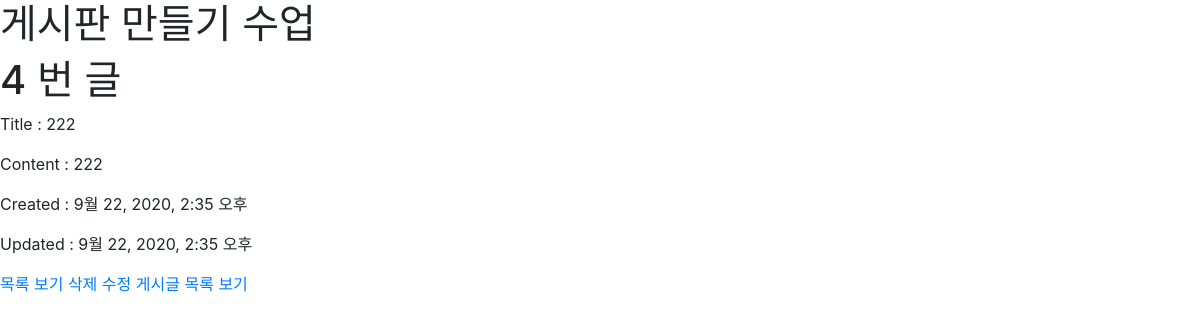
Page /articles/4/ on the earlier database version.
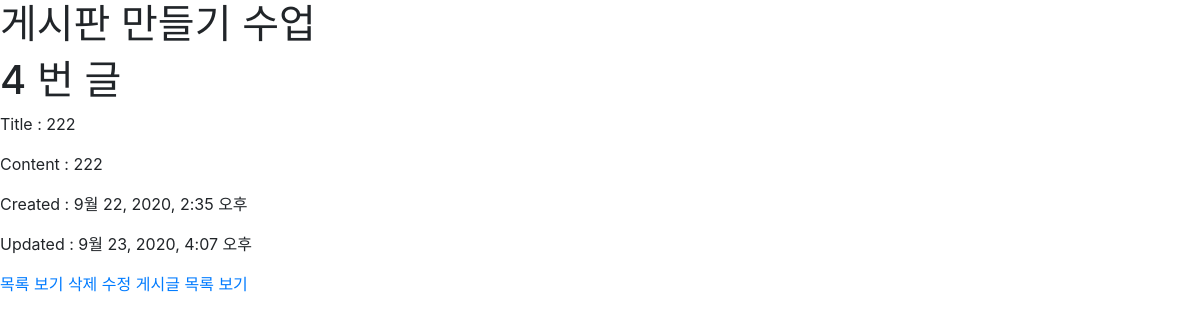
Same page on the later database version.
### articles/models.py (models this page shows)
class Article(models.Model):
    title = models.CharField(max_length = 150)
    content = models.TextField()
    created_at = models.DateTimeField(auto_now_add=True)
    updated_at = models.DateTimeField(auto_now=True)

### articles/views.py (the view)
# urls.py: path('<int:pk>/', views.detail, name='detail'),
def detail(request, pk):
    article = get_object_or_404(Article, pk=pk)
    context = {
        'article' : article
    }
    return render(request, 'articles/detail.html', context)

### articles/templates/articles/detail.html
{% extends 'base.html' %}
{% block body %}
    <h1>{{ article.pk }} 번 글</h1>
    <p>Title : {{ article.title }} </p>
    <p>Content : {{article.content}}</p>
    <p>Created : {{article.created_at}}</p>
    <p>Updated : {{article.updated_at}}</p>
    <a href="/articles/">목록 보기 </a>
    <a href="{% url 'articles:delete' article.pk %}">삭제</a>
    <a href="{% url 'articles:edit' article.pk %}">수정</a>
{% endblock %}

Differences in the rows shown:
changed Article id 4: updated_at "9월 22, 2020, 2:35 오후" → "9월 23, 2020, 4:07 오후"
